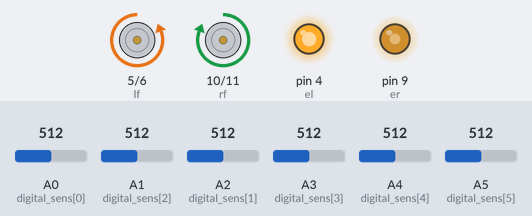
This sketch was run on a simulated Arduino Uno, built with avr-gcc and run on an emulated ATmega328P. Parts: motor-driver pin pairs drawn as motors (green arrow = first pin HIGH = forward, orange = second pin HIGH = backward, longer = more drive), output pins drawn as LEDs (lit = HIGH). Inputs (shaded band) come from the test bench; at power-on: A4 (digital_sens[4]) = 512, A0 (digital_sens[0]) = 512, A1 (digital_sens[2]) = 512, A2 (digital_sens[1]) = 512, A3 (digital_sens[3]) = 512, A5 (digital_sens[5]) = 512. What the sketch prints to the serial monitor is not drawn.

Above: at 0.5 s.
At 2.8 s:
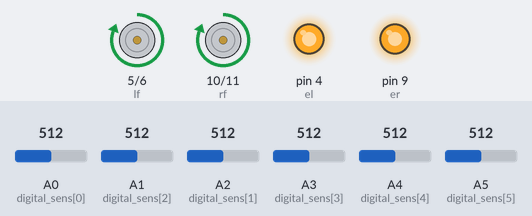
2.9 s: A4 (digital_sens[4]) set to 527
At 3.6 s:
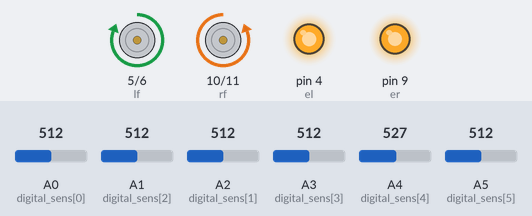
Timing chart, 0 to 5.9 s (numbered marks = the images above; inputs shaded):
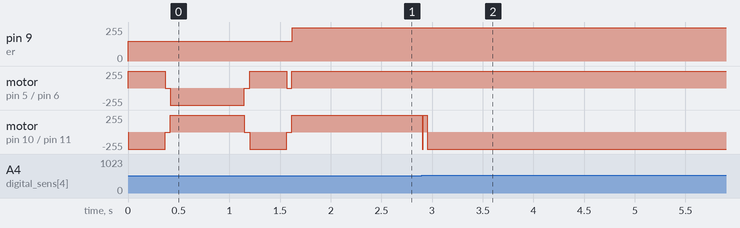

Measured:
- the behaviour switches between 512 and 513 on A4 (digital_sens[4]) (found by bisection; images 1 and 2)
- after the input at 2.9 s, motor on pin 10 (rf) / pin 11 (rb): forward 255/255 → backward 255/255 at once
- by itself, motor on pin 10 (rf) / pin 11 (rb): alternates forward 255/255 for 0.78 s and backward 255/255 for 0.39 s

The sketch:

T-gama_black_line.ino
```cpp
int el=4;
int lf = 5;
int lb = 6;
int er=9;
int rf = 10;
int rb = 11;
 #define NUM_SENSORS 6
 int i;
  int forwards=0;
  int digital_sensor_position=0;
  int right_side = 1;
  int left_side = -1;
  int u=0;
  signed int error_digital=0;
  signed int target_position =5;
  signed int current_position;
  signed int proportional =0;
  signed int integrate =0;
  signed int derivative =0;
  signed int previous_error;
  signed int error_correction=0;
  signed int kp=200;//15
  signed int ki=2;
  signed int kd=5;
  signed int sensor_value[6]= {-10,-10,0,0,10,10};
  int digital_sens[6]={A0,A2,A1,A3,A4,A5}; // 2,13,8 left sens and 9,10,12 right sens
  int digital_sens_reading[6];
 int temp[NUM_SENSORS],maxv[NUM_SENSORS],minv[NUM_SENSORS],threshold[NUM_SENSORS];

int bspeed =130;
int SPEED;
int MSPEED=250;
int state=0;
int flag=0;
int stateStop=0;


void setup() {

Serial.begin(115200);
  pinMode(el, OUTPUT);
  pinMode(er, OUTPUT);
  pinMode(lf, OUTPUT);
  pinMode(lb, OUTPUT);
  pinMode(rf, OUTPUT);
  pinMode(rb, OUTPUT);
  digitalWrite(el, HIGH);
  digitalWrite(er, HIGH);
SPEED=150;
 analogWrite(el, SPEED);
  analogWrite(er, SPEED);
calibration();
    SPEED=bspeed;

}

void loop() {


       for(u=0;u<6;u++)
              {
                 digital_sens_reading[u] = analogRead(digital_sens[u]);
                 if(digital_sens_reading[u] >threshold[u] )  //1 >200== Black
                       {

                          current_position = sensor_value[u] ;

                        //  u=6;
                          // Serial.println(digital_sens_reading[u]);
                       }

                        //..................for indicating


                          //---------------------------------
              }//end for loop

              //---------------------

              error_digital =  current_position;
              proportional = error_digital * kp;
              integrate = integrate + error_digital;
              integrate = integrate * ki;
              derivative = error_digital - previous_error;
              error_correction = proportional + integrate + derivative ;

              if( error_correction > 60 ) { error_correction = 60; }
              if( error_correction <-60 ) { error_correction = -60; }
              // Serial.println(current_position);
                if(error_correction > 0)//go straight

                     {
                        digital_sensor_position = right_side;

                   }else if(error_correction <0) // Turn left
                      {
                        digital_sensor_position = left_side;
                      }else if(error_correction ==0 )
                         {

                           digital_sensor_position = forwards;

                          }//else // Turn right
                  Serial.println(error_correction);

                //--------------------------------------------


                if(digital_sensor_position == right_side)
                {

                    //left turn
                    //SPEED=bspeed;
                    SPEED=MSPEED;
                     analogWrite(el, SPEED);
                      analogWrite(er, SPEED);
                    mway('R');


                  }else if(digital_sensor_position == left_side)
                     {
                      //right  turn
                                  //SPEED=bspeed;
                                  SPEED=MSPEED;
                                  analogWrite(el, SPEED);
                                  analogWrite(er, SPEED);
                                  mway('L');


                      }else if(digital_sensor_position == forwards)
                          {
                            if(SPEED<MSPEED)
                            SPEED=SPEED+20;
                            analogWrite(el, SPEED);
                            analogWrite(er, SPEED);
                             mway('f');

                            }


                            previous_error =error_digital;
//                            delay(4);
//                            mway('s');
//                            delay(1);


}
void calibration()
{
  for (int i=0;i<NUM_SENSORS;i++)
{
    maxv[i] = analogRead(digital_sens[i]);
    minv[i] = analogRead(digital_sens[i]);
}

mway('R');
 for (int j=0;j<100;j++)
 {
  for (int i=0;i<NUM_SENSORS;i++)
  {
    temp[i] = analogRead(digital_sens[i]);
    if(temp[i]>maxv[i])
    maxv[i]=temp[i];
    if(temp[i]<minv[i])
    minv[i]=temp[i];
  }
  delay(3);
 }

mway('s');
delay(50);
mway('L');
 for (int j=0;j<200;j++)
 {
  for (int i=0;i<NUM_SENSORS;i++)
  {
    temp[i] = analogRead(digital_sens[i]);
    if(temp[i]>maxv[i])
    maxv[i]=temp[i];
    if(temp[i]<minv[i])
    minv[i]=temp[i];
  }
  delay(3);
 }
 mway('s');
delay(50);
mway('R');
 for (int j=0;j<100;j++)
 {
  for (int i=0;i<NUM_SENSORS;i++)
  {
    temp[i] = analogRead(digital_sens[i]);
    if(temp[i]>maxv[i])
    maxv[i]=temp[i];
    if(temp[i]<minv[i])
    minv[i]=temp[i];
  }
  delay(3);
 }
mway('s');
delay(50);
for(i=0;i<NUM_SENSORS;i++)
{
threshold[i]= minv[i] + (maxv[i]-minv[i])/2;
Serial.print(threshold[i]);
  Serial.print('\t');
}


}
void mway(int state)
{

if (state == 'f') {
        digitalWrite(lf, HIGH);
        digitalWrite(lb, LOW);
        digitalWrite(rf, HIGH);
        digitalWrite(rb, LOW);
          Serial.println("Go Forward!");
    }
    else if (state == 'l') {
        digitalWrite(lf, LOW);
        digitalWrite(lb, LOW);
        digitalWrite(rf, HIGH);
        digitalWrite(rb, LOW);
          Serial.println("SL");
    }
    else if (state == 'L') {
        digitalWrite(lf, LOW);
        digitalWrite(lb, HIGH);
        digitalWrite(rf, HIGH);
        digitalWrite(rb, LOW);
          Serial.println("HL");
    }
        else if (state == 'm') {
        digitalWrite(lf, LOW);
        digitalWrite(lb, HIGH);
        digitalWrite(rf, LOW);
        digitalWrite(rb, LOW);
          Serial.println("BL");
     }
    else if (state == 'b') {
        digitalWrite(lf, LOW);
        digitalWrite(lb, HIGH);
        digitalWrite(rf, LOW);
        digitalWrite(rb, HIGH);
          Serial.println("BACK");
    }
    else if (state == 'r') {
        digitalWrite(lf, HIGH);
        digitalWrite(lb, LOW);
        digitalWrite(rf, LOW);
        digitalWrite(rb, LOW);
          Serial.println("SR");
    }
    else if (state == 'R') {
        digitalWrite(lf, HIGH);
        digitalWrite(lb, LOW);
        digitalWrite(rf, LOW);
        digitalWrite(rb, HIGH);
          Serial.println("HR");
    }
    else if (state == 'q') {
        digitalWrite(lf, LOW);
        digitalWrite(lb, LOW);
        digitalWrite(rf, LOW);
        digitalWrite(rb, HIGH);
          Serial.println("BR");
    }

    else if (state == 's') {
        digitalWrite(lf, LOW);
        digitalWrite(lb, LOW);
        digitalWrite(rf, LOW);
        digitalWrite(rb, LOW);

        if(flag == 0){
          Serial.println("STOP!");
          flag=1;
        }
        stateStop=0;
    }
}
```
